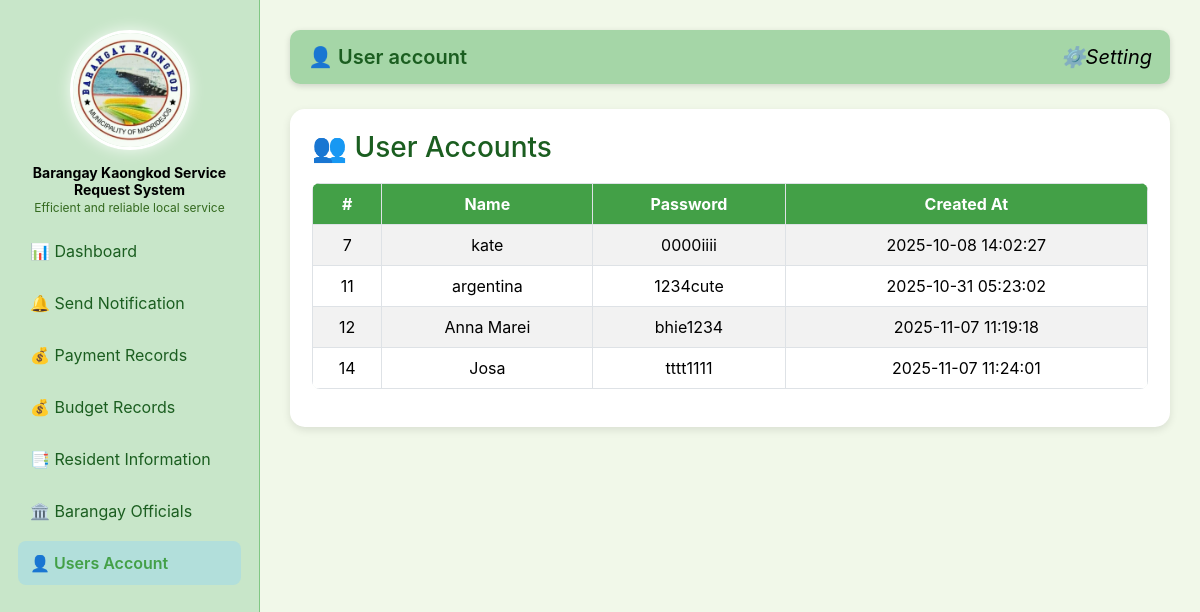
The page /Useraccount.php on the database its author committed.
### tables this page shows
CREATE TABLE `users_account` (
  `user_id` int(11) NOT NULL,
  `admin_id` int(11) NOT NULL,
  `name` varchar(30) NOT NULL,
  `password` varchar(20) NOT NULL,
  `created_at` timestamp NOT NULL DEFAULT current_timestamp()
);

### Useraccount.php (the view, shortened to what this page needs)
<?php
$active = isset($_GET['page']) ? $_GET['page'] : 'user account';
?>
<!DOCTYPE html>
<html lang="en">
<head>
<link rel="stylesheet" href="https://cdn.jsdelivr.net/npm/bootstrap@5.3.8/dist/css/bootstrap.min.css">
</head>
<body>
<div class="app">
    <aside class="sidebar">
        <div class="text-center">
            <img src="system/kaongkodlogo.jpg" alt="Barangay Logo" class="logo-img">
        </div>
        <div class="brand">
            <div>
                <h1>Barangay Kaongkod Service Request System</h1>
                <p>Efficient and reliable local service</p>
            </div>
        </div>
        <nav>
            <ul>
                <li><a href="/system/dashboard.php" class="<?= ($active=='dashboard')? 'active':''?>">📊 Dashboard</a></li>
                <li><a href="Send_notification.php" class="<?= ($active=='send notification')? 'active':''?>">🔔 Send Notification</a></li>
                <li><a href="/system/paymentrecord.php" class="<?= ($active=='payment records')? 'active':''?>">💰 Payment Records</a></li>
                <li><a href="/system/budget_record.php" class="<?= ($active=='budget records')? 'active':''?>">💰 Budget Records</a></li>
                <li><a href="/system/resident.php" class="<?= ($active=='residents')? 'active':''?>">📑 Resident Information</a></li>
                <li><a href="/system/barangayofficials.php" class="<?= ($active=='officials')? 'active':''?>">🏛️ Barangay Officials</a></li>
                <li><a href="/system/Useraccount.php" class="<?= ($active=='user account')? 'active':''?>">👤 Users Account</a></li>
            </ul>
        </nav>
    </aside>
    <main class="main fade-in">
        <div class="topbar">
            <h2 class="page-title">👤 <?= ucfirst($active); ?></h2>
                    <div style="position: relative;">
                    <i class="bi bi-gear-fill"
                        style="font-size: 20px; color: black; cursor: pointer;"
                        title="Settings"
                        onclick="toggleSettingsMenu()">⚙️Setting</i>
                    </div>
        </div>
        <div class="panel">
            <h3>👥 User Accounts</h3>
            <div class="table-responsive">
                <table class="table table-bordered table-striped">
                    <thead>
                        <tr>
                            <th>#</th>
                            <th>Name</th>
                            <th>Password</th>
                            <th>Created At</th>
                        </tr>
                    </thead>
                    <tbody>
                        <?php
                        $conn = new mysqli("localhost", "root", "", "system");
                        $sql = "SELECT * FROM users_account";
                        $result = $conn->query($sql);
                        if ($result->num_rows > 0) {
                            while ($row = $result->fetch_assoc()) {
                                echo "<tr>
                                    <td>{$row['user_id']}</td>
                                    <td>{$row['name']}</td>
                                    <td>{$row['password']}</td>
                                    <td>{$row['created_at']}</td>
                                </tr>";
                            }
                        } else {
                            echo "<tr><td colspan='4' class='text-center'>No users found</td></tr>";
                        }
                        ?>
                    </tbody>
                </table>
            </div>
        </div>
    </main>
    </div>
    </body>
</html>

### Useraccount.php (style rules this page uses)
:root { --sidebar-width: 260px; --accent: #43a047; --muted: #b2dfdb; --bg: #f1f8e9; --sidebar-bg: #c8e6c9; --container-bg: #a5d6a7; --text-main: #1b5e20; }
body { font-family: "Inter", Arial, sans-serif; margin: 0; background: var(--bg); color: var(--text-main); overflow-x: hidden; }
.app { display: flex; min-height: 100vh; width: 100%; }
.sidebar { width: var(--sidebar-width); background: var(--sidebar-bg); border-right: 1px solid #81c784; padding: 30px 18px; position: fixed; top: 0; left: 0; bottom: 0; z-index: 100; overflow-y: auto; overflow-x: hidden; }
.sidebar img.logo-img { display: block; margin: 0 auto 15px auto; border-radius: 50%; border: 3px solid #fff; box-shadow: 0 0 15px rgba(255,255,255,0.8); width: 120px; height: 120px; object-fit: cover; }
.brand h1 { font-size: 14px; color: #000; font-weight: bold; margin: 0; line-height: 1.2; text-align: center; }
.brand p { font-size: 12px; color: #33691e; margin: 0; text-align: center; }
nav ul { list-style: none; padding: 0; margin: 12px 0; }
nav li { margin: 8px 0; }
nav a { display:flex; align-items:center; gap:12px; padding:10px 12px; border-radius:8px; color:var(--text-main); text-decoration:none; transition: background 0.15s; }
nav a.active { background: var(--muted); color: var(--accent); font-weight: 600; }
.main { flex: 1; margin-left: var(--sidebar-width); padding: 30px; min-height: 100vh; }
.topbar { display: flex; justify-content: space-between; align-items: center; background: var(--container-bg); padding: 12px 18px; border-radius: 10px; box-shadow: 0 2px 6px rgba(0,0,0,0.15); margin-bottom: 25px; }
.page-title { margin: 0; font-size: 20px; font-weight: 600; }
.panel { background: #fff; padding: 22px; border-radius: 15px; box-shadow: 0 3px 8px rgba(0,0,0,0.1); }
.table { background: #fff; border-radius: 8px; overflow: hidden; margin-top: 10px; }
.table th { background-color: #43a047; color: white; text-align: center; }
.table td { text-align: center; vertical-align: middle; }
.table-striped tbody tr:nth-child(odd) { background-color: #f1f8e9; }
.table-striped tbody tr:nth-child(even) { background-color: #e8f5e9; }
.fade-in { opacity: 0; transform: translateY(20px); animation: fadeInUp 0.6s ease forwards; }

### rows shown on the page
users_account: user_id "7", name "kate", password "0000iiii", created_at "2025-10-08 14:02:27"
users_account: user_id "11", name "argentina", password "1234cute", created_at "2025-10-31 05:23:02"
users_account: user_id "12", name "Anna Marei", password "bhie1234", created_at "2025-11-07 11:19:18"
users_account: user_id "14", name "Josa", password "tttt1111", created_at "2025-11-07 11:24:01"

### other values the page prints
$active "User account"
